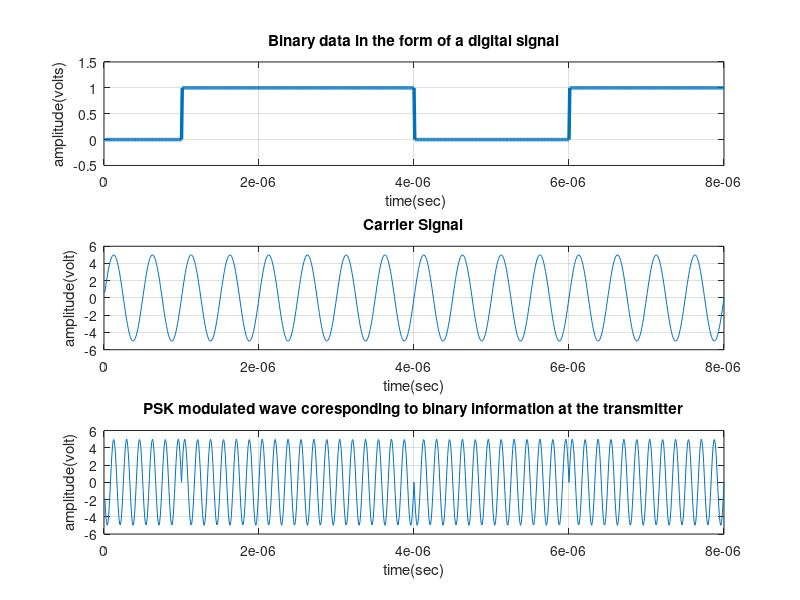

Source code (MATLAB): (Note: this script raises an error after producing the figure.)
clc;
clear all;
close all;
n=8;
x=randi([0,1],1,n); %random bit generator
bp=.000001; % bit period
disp(' Binary information at Trans mitter :');
disp(x);
% representation of transmitting binary information as digital signal
bit=[];
for n=1:1:length(x)
if x(n)==1;
se=ones(1,100);
else
se=zeros(1,100);
end
bit=[bit se];
end
t1=bp/100:bp/100:100*length(x)*(bp/100);
subplot(3,1,1);
plot(t1,bit,'lineWidth',2.5);grid on;
axis([ 0 bp*length(x) -.5 1.5]);
ylabel('amplitude(volts)');
xlabel(' time(sec)');
title('Binary data in the form of a digital signal');
%XXXXXXXXXXXXXXXXXXXXXXX Binary-PSK modulation XXXXXXXXXXXXXXXXXXXXXXXXXXX
A=5; % Amplitude of carrier signal
br=1/bp; % bit rate
f=br*2; % carrier frequency
t2=bp/99:bp/99:bp;
ss=length(t2);
m=[];
kl=[];
for i=1:1:length(x)
wave=A*sin(2*pi*f*t2);
kl=[kl wave];
end
for i=1:1:length(x)
if (x(i)==1)
y=A*sin(2*pi*3*f*t2);
else
y=A*sin(2*pi*3*f*t2+pi); %-A*sin(2*pi*f*t)
end
m=[m y];
end
t3=bp/99:bp/99:bp*length(x);
subplot(3,1,2);
plot(t3,kl);grid on;
xlabel('time(sec)');
ylabel('amplitude(volt)');
title('Carrier Signal');
subplot(3,1,3);
plot(t3,m);grid on;
xlabel('time(sec)');
ylabel('amplitude(volt)');
title('PSK modulated wave coresponding to binary information at the transmitter');
sgtitle('(PUL074BEX004)');
